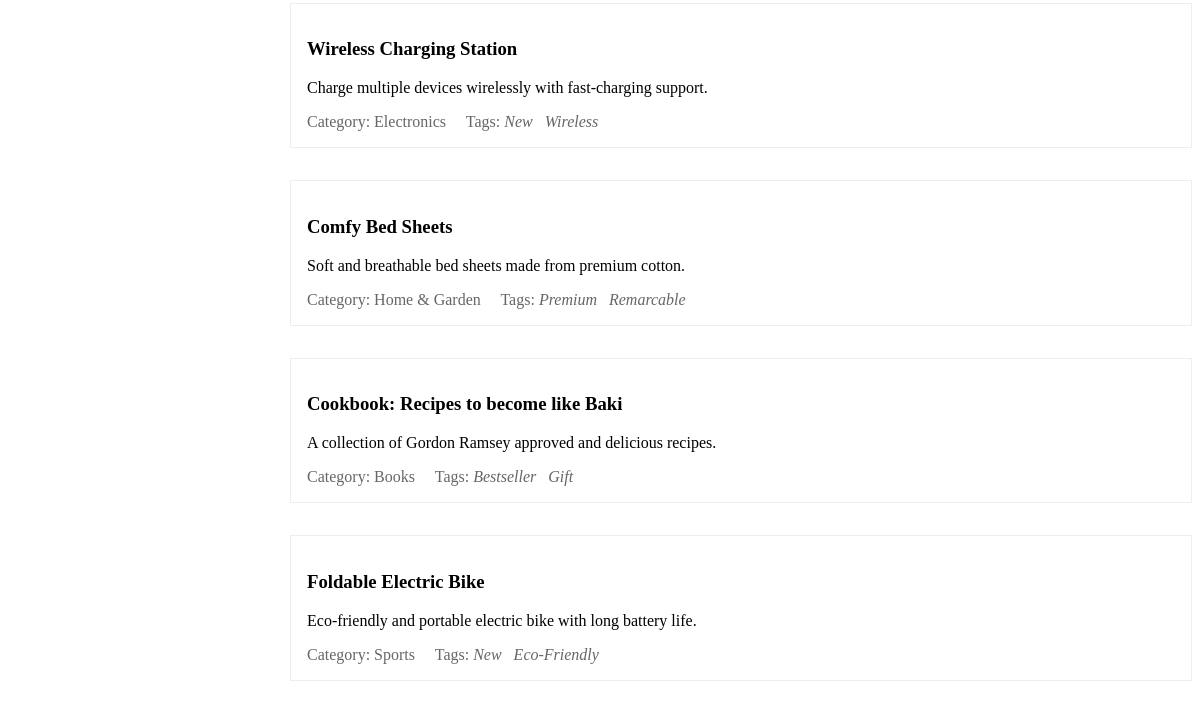
Before: / (lower part) with the older database file.
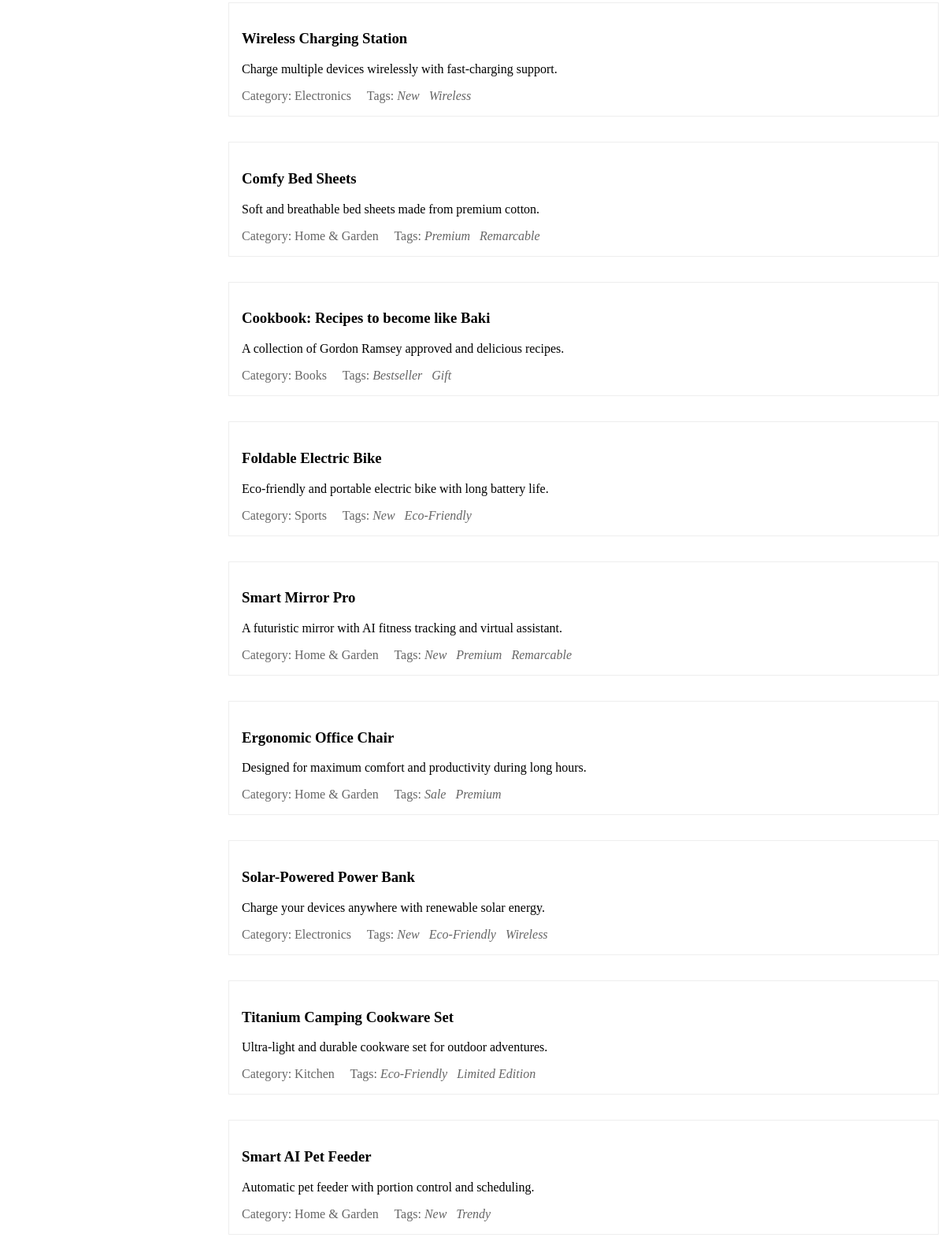
After: the same page with the newer database file.
### catalog/models.py (models this page shows, shortened)
class Product(models.Model):
    name = models.CharField(max_length=200)
    description = models.TextField()
    category = models.ForeignKey(Category, on_delete=models.CASCADE)
    tags = models.ManyToManyField(Tag)
    created_at = models.DateTimeField(auto_now_add=True)

class Category(models.Model):
    name = models.CharField(max_length=200)

class Tag(models.Model):
    name = models.CharField(max_length=200)

### catalog/views.py (the view)
# urls.py: path("", views.product_list, name="product_list"),
def product_list(request):
    products = Product.objects.all()
    search_query = request.GET.get('search', '')
    if search_query:
        products = products.filter(description__icontains=search_query)
    selected_categories = request.GET.getlist('categories')
    if selected_categories:
        products = products.filter(category__id__in=selected_categories)
    tag_filters = request.GET.getlist('tags')
    if tag_filters:
        products = products.filter(tags__id__in=tag_filters)
    context = {
        'products': products.distinct(),
        'categories': Category.objects.all(),
        'tags': Tag.objects.all(),
        'selected_categories': [int(c) for c in selected_categories],
        'selected_tags': [int(t) for t in tag_filters],
        'search_query': search_query,
    }
    return render(request, 'catalog/product_list.html', context)

### catalog/templates/catalog/product_list.html (shortened to what this page needs)
<!DOCTYPE html>
<html>
  <head>
  </head>
  <body>
    <form method="get">
      <div class="container">
        <div class="filters">
        </div>
        <div class="products">
          {% if products %} {% for product in products %}
          <div
            style="margin-bottom: 2rem; padding: 1rem; border: 1px solid #eee"
          >
            <h3>{{ product.name }}</h3>
            <p>{{ product.description }}</p>
            <div style="margin-top: 0.5rem; color: #666">
              <span style="margin-right: 1rem"
                >Category: {{ product.category.name }}</span
              >
              <span
                >Tags: {% for tag in product.tags.all %}
                <em style="margin-right: 0.5rem">{{ tag.name }}</em>
                {% endfor %}
              </span>
            </div>
          </div>
          {% endfor %} {% else %}
          <p>No matches!!!</p>
          {% endif %}
        </div>
      </div>
    </form>
  </body>
</html>

### catalog/templates/catalog/product_list.html (style rules this page uses)
.container { display: flex; gap: 2rem; }
.filters { width: 250px; }
.products { flex: 1; }

Changed rows visible on the page:
added Product: name "Smart Mirror Pro", description "A futuristic mirror with AI fitness tracking and virtual assistant.", category.name "Home & Garden", Tag (name "New"), Tag (name "Premium"), Tag (name "Remarcable")
added Product: name "Ergonomic Office Chair", description "Designed for maximum comfort and productivity during long hours.", category.name "Home & Garden", Tag (name "Premium")
now on this page (row unchanged): Tag: name "Sale", shown under "Ergonomic Office Chair"
added Product: name "Solar-Powered Power Bank", description "Charge your devices anywhere with renewable solar energy.", category.name "Electronics", Tag (name "New"), Tag (name "Eco-Friendly"), Tag (name "Wireless")
added Product: name "Titanium Camping Cookware Set", description "Ultra-light and durable cookware set for outdoor adventures.", category.name "Kitchen", Tag (name "Eco-Friendly")
now on this page (row unchanged): Tag: name "Limited Edition", shown under "Titanium Camping Cookware Set"
added Product: name "Smart AI Pet Feeder", description "Automatic pet feeder with portion control and scheduling.", category.name "Home & Garden", Tag (name "New")
now on this page (row unchanged): Tag: name "Trendy", shown under "Smart AI Pet Feeder"
